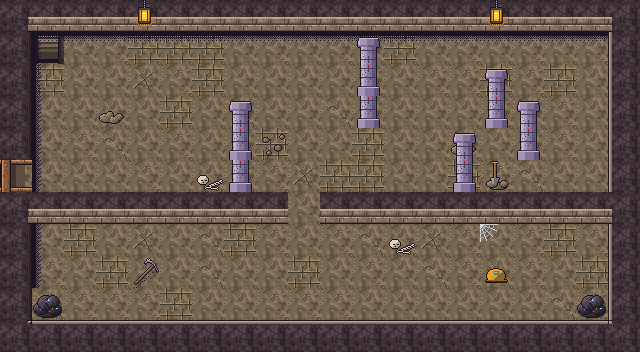

A 2D game scene composited from a Tiled map and its tileset images. What follows is a short description and the map's XML, with every tile layer's data as written:
An orthogonal 20x11 tile map with 32x32 px tiles, 4 tile layers (Sol, Decor, Murs, Dessus) and 12 objects (2x Sortie, 2x Porte, 2x Spawn, 2x BlocPoussable, 2x PlaqueDePression, ...).

<map version="1.10" tiledversion="1.12.2" orientation="orthogonal" renderorder="right-down" width="20" height="11" tilewidth="32" tileheight="32" infinite="0" nextlayerid="6" nextobjectid="13">
 <properties>
  <property name="carte_x" type="int" value="3" />
  <property name="carte_y" type="int" value="1" />
  <property name="etage" value="rdc" />
 </properties>
 <tileset firstgid="1" source="../tilesets/mine.tsx" />
 <layer id="1" name="Sol" width="20" height="11">
  <data encoding="csv">
1,1,3,1,1,2,4,4,4,3,1,2,1,1,2,1,2,2,2,3,
2,58,1,2,3,3,3,1,2,1,2,1,3,1,2,1,2,1,2,1,
1,3,1,1,5,2,3,1,1,1,1,2,1,2,2,3,2,3,1,1,
1,1,1,1,1,3,1,4,1,1,4,1,1,1,1,2,1,2,1,1,
1,1,2,4,1,2,1,1,3,1,1,3,1,1,2,1,1,2,1,1,
4,1,1,1,2,1,1,5,2,5,3,3,1,1,3,2,4,1,1,1,
1,1,2,2,1,3,2,1,2,1,1,2,3,5,1,2,2,3,2,3,
1,1,3,1,5,1,4,3,2,1,2,4,1,5,2,1,2,3,2,1,
1,2,1,3,1,1,4,1,1,3,1,2,1,4,2,1,2,1,3,2,
3,4,2,2,2,3,1,1,2,2,2,1,1,1,1,1,1,4,2,1,
2,1,1,1,1,3,2,3,5,3,2,2,1,1,2,1,1,1,3,5
</data>
 </layer>
 <layer id="2" name="Decor" width="20" height="11">
  <data encoding="csv">
0,0,0,0,0,0,0,0,0,0,0,0,0,0,0,0,0,0,0,0,
0,15,13,13,13,13,13,13,13,13,13,13,13,13,13,13,13,13,13,0,
0,14,0,0,0,0,0,0,0,0,0,0,0,0,0,0,0,0,0,0,
0,14,0,16,0,0,0,0,0,0,0,0,0,0,0,0,0,0,0,0,
0,14,0,0,0,0,0,0,80,0,0,0,0,0,16,0,0,0,0,0,
0,14,0,0,0,0,127,0,0,0,0,0,0,0,0,167,0,0,0,0,
0,0,0,0,0,0,0,0,0,0,0,0,0,0,0,0,0,0,0,0,
0,14,0,0,0,0,0,0,0,0,0,0,127,0,0,124,0,0,0,0,
0,14,0,0,121,0,0,0,0,0,0,0,0,0,0,128,0,0,0,0,
0,0,0,0,0,0,0,0,0,0,0,0,0,0,0,0,0,0,0,0,
0,0,0,0,0,0,0,0,0,0,0,0,0,0,0,0,0,0,0,0
</data>
 </layer>
 <layer id="3" name="Murs" width="20" height="11">
  <data encoding="csv">
21,17,17,17,17,17,17,17,17,17,17,17,17,17,17,17,17,17,17,22,
19,0,0,0,0,0,0,0,0,0,0,0,0,0,0,0,0,0,0,20,
19,0,0,0,0,0,0,0,0,0,0,144,0,0,0,0,0,0,0,20,
19,0,0,0,0,0,0,0,0,0,0,144,0,0,0,144,0,0,0,20,
19,0,0,0,0,0,0,144,0,0,0,0,0,0,0,0,144,0,0,20,
43,0,0,0,0,0,0,144,0,0,0,0,0,0,144,0,0,0,0,20,
21,17,17,17,17,17,17,17,17,0,17,17,17,17,17,17,17,17,17,22,
19,0,0,0,0,0,0,0,0,0,0,0,0,0,0,0,0,0,0,20,
19,0,0,0,0,0,0,0,0,0,0,0,0,0,0,0,0,0,0,20,
19,111,0,0,0,0,0,0,0,0,0,0,0,0,0,0,0,0,111,20,
23,18,18,18,18,18,18,18,18,18,18,18,18,18,18,18,18,18,18,24
</data>
 </layer>
 <objectgroup id="4" name="Objets">
  <object id="1" type="Sortie" x="0" y="160" width="32" height="32">
   <properties>
    <property name="cible_carte" value="res://scenes/rooms/donjon2_salle_04_room.tscn" />
    <property name="cible_spawn" value="depuis_est" />
    <property name="godot_node_type" value="area" />
   </properties>
  </object>
  <object id="2" type="Porte" x="0" y="160" width="32" height="32">
   <properties>
    <property name="id" value="donjon2_porte_02" />
    <property name="type" value="ennemis" />
   </properties>
  </object>
  <object id="3" type="Sortie" x="32" y="32" width="32" height="32">
   <properties>
    <property name="cible_carte" value="res://scenes/rooms/donjon2_salle_15_room.tscn" />
    <property name="cible_spawn" value="depuis_escalier" />
    <property name="transition" value="escalier" />
    <property name="godot_node_type" value="area" />
   </properties>
  </object>
  <object id="4" type="Spawn" x="80" y="48">
   <properties>
    <property name="id" value="depuis_escalier" />
   </properties>
   <point />
  </object>
  <object id="5" type="Spawn" x="80" y="176">
   <properties>
    <property name="id" value="depuis_ouest" />
   </properties>
   <point />
  </object>
  <object id="6" type="Ennemi" x="432" y="48">
   <properties>
    <property name="type" value="caillou_rampant" />
    <property name="variante" value="normal" />
   </properties>
   <point />
  </object>
  <object id="7" type="BlocPoussable" x="176" y="112">
   <properties>
    <property name="apparence" value="mine" />
   </properties>
   <point />
  </object>
  <object id="8" type="BlocPoussable" x="208" y="112">
   <properties>
    <property name="apparence" value="mine" />
   </properties>
   <point />
  </object>
  <object id="9" type="PlaqueDePression" x="512" y="96" width="32" height="32">
   <properties>
    <property name="id" value="donjon2_plaque_01" />
    <property name="cible" value="donjon2_porte_11" />
    <property name="declencheur" value="bloc" />
    <property name="godot_node_type" value="area" />
   </properties>
  </object>
  <object id="10" type="PlaqueDePression" x="544" y="160" width="32" height="32">
   <properties>
    <property name="id" value="donjon2_plaque_02" />
    <property name="cible" value="donjon2_porte_11" />
    <property name="declencheur" value="bloc" />
    <property name="godot_node_type" value="area" />
   </properties>
  </object>
  <object id="11" type="Porte" x="288" y="192" width="32" height="32">
   <properties>
    <property name="id" value="donjon2_porte_11" />
    <property name="type" value="interrupteur" />
   </properties>
  </object>
  <object id="12" type="Coffre" x="304" y="304">
   <properties>
    <property name="id" value="donjon2_coffre_03" />
    <property name="contenu" value="cle_petite" />
    <property name="important" type="bool" value="false" />
   </properties>
   <point />
  </object>
 </objectgroup>
 <layer id="5" name="Dessus" width="20" height="11">
  <data encoding="csv">
0,0,0,0,120,0,0,0,0,0,0,0,0,0,0,120,0,0,0,0,
0,0,0,0,0,0,0,0,0,0,0,143,0,0,0,0,0,0,0,0,
0,0,0,0,0,0,0,0,0,0,0,0,0,0,0,143,0,0,0,0,
0,0,0,0,0,0,0,143,0,0,0,0,0,0,0,0,143,0,0,0,
0,0,0,0,0,0,0,0,0,0,0,0,0,0,143,0,0,0,0,0,
47,0,0,0,0,0,0,0,0,0,0,0,0,0,0,0,0,0,0,0,
0,0,0,0,0,0,0,0,0,0,0,0,0,0,0,0,0,0,0,0,
0,0,0,0,0,0,0,0,0,0,0,0,0,0,0,0,0,0,0,0,
0,0,0,0,0,0,0,0,0,0,0,0,0,0,0,0,0,0,0,0,
0,0,0,0,0,0,0,0,0,0,0,0,0,0,0,0,0,0,0,0,
0,0,0,0,0,0,0,0,0,0,0,0,0,0,0,0,0,0,0,0
</data>
 </layer>
</map>
